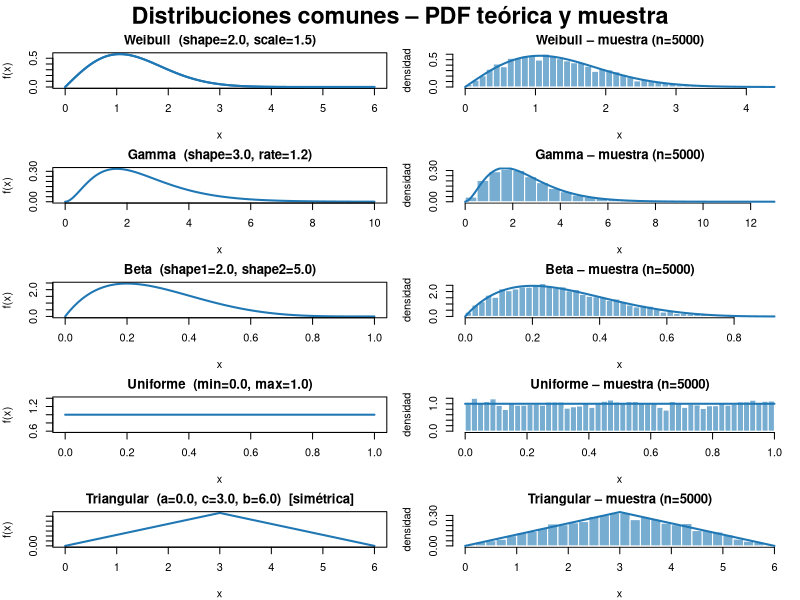
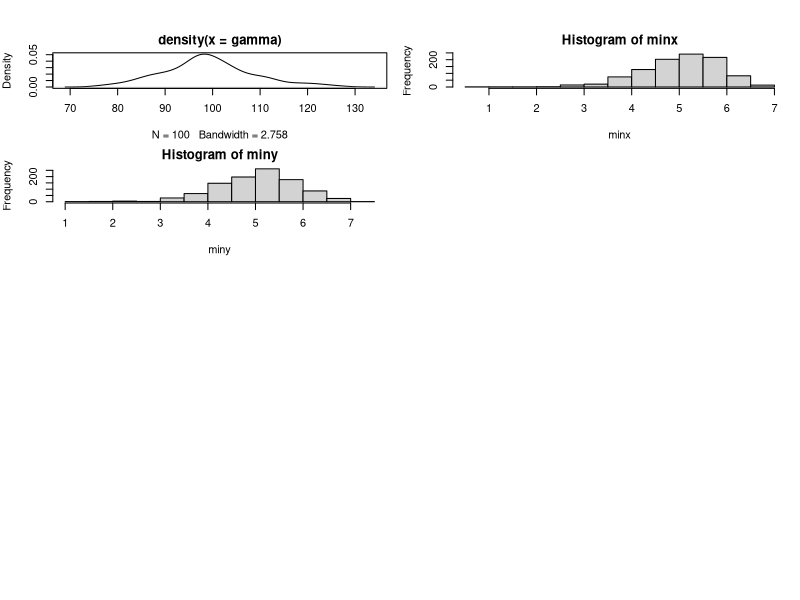

Recreate these plots in R, in order.










set.seed(10)
m1<-rnorm(40,10,2)
m2<-rnorm(37,10,2)
m3<-rnorm(42,11,5)
t.test(m1,m2,alternative = "two.sided", conflevel = 0.9)

#para  ANOVA
datos <- data.frame(valor = c(m1, m2, m3), grupo = factor(rep(c("m1", "m2", "m3"),  times = c(length(m1), length(m2), length(m3)))))


modelo <- aov(valor ~ grupo, data = datos)
summary(modelo)

#Comparacion 1 a 1
TukeyHSD(modelo)

#lsd
pairwise.t.test(datos$valor, datos$grupo, p.adjust.method = "none")

#clase 3 creo
1- pbinom(6,10,0.5)

1- pbinom(7,10,0.5)

1- pbinom(8,10,0.5)

# ============================================================
# Distribuciones: Weibull, Gamma, Beta, Uniforme, Triangular
# ============================================================

set.seed(42)
par(mfrow = c(5, 2),            # 5 filas, 2 columnas: PDF | Histograma
    mar = c(4, 4, 2, 1),
    oma = c(0, 0, 2, 0))         # margen exterior para el título
col_curve <- "#1f77b4"
col_hist  <- "#1f77b4"

# ---------- 1. WEIBULL ----------
shape_w <- 2; scale_w <- 1.5
x_w <- seq(0, 6, length.out = 400)
y_w <- dweibull(x_w, shape = shape_w, scale = scale_w)
samp_w <- rweibull(5000, shape = shape_w, scale = scale_w)

plot(x_w, y_w, type = "l", lwd = 2, col = col_curve,
     main = sprintf("Weibull  (shape=%.1f, scale=%.1f)", shape_w, scale_w),
     xlab = "x", ylab = "f(x)")
curve(dweibull(x, shape_w, scale_w), add = TRUE, lwd = 2, col = col_curve)
hist(samp_w, breaks = 40, freq = FALSE, col = adjustcolor(col_hist, 0.6),
     border = "white", main = "Weibull – muestra (n=5000)",
     xlab = "x", ylab = "densidad")
curve(dweibull(x, shape_w, scale_w), add = TRUE, lwd = 2, col = col_curve)

# ---------- 2. GAMMA ----------
shape_g <- 3; rate_g <- 1.2
x_g <- seq(0, 10, length.out = 400)
y_g <- dgamma(x_g, shape = shape_g, rate = rate_g)
samp_g <- rgamma(5000, shape = shape_g, rate = rate_g)

plot(x_g, y_g, type = "l", lwd = 2, col = col_curve,
     main = sprintf("Gamma  (shape=%.1f, rate=%.1f)", shape_g, rate_g),
     xlab = "x", ylab = "f(x)")
hist(samp_g, breaks = 40, freq = FALSE, col = adjustcolor(col_hist, 0.6),
     border = "white", main = "Gamma – muestra (n=5000)",
     xlab = "x", ylab = "densidad")
curve(dgamma(x, shape_g, rate_g), add = TRUE, lwd = 2, col = col_curve)

# ---------- 3. BETA ----------
a_b <- 2; b_b <- 5
x_b <- seq(0, 1, length.out = 400)
y_b <- dbeta(x_b, a_b, b_b)
samp_b <- rbeta(5000, a_b, b_b)

plot(x_b, y_b, type = "l", lwd = 2, col = col_curve,
     main = sprintf("Beta  (shape1=%.1f, shape2=%.1f)", a_b, b_b),
     xlab = "x", ylab = "f(x)")
hist(samp_b, breaks = 40, freq = FALSE, col = adjustcolor(col_hist, 0.6),
     border = "white", main = "Beta – muestra (n=5000)",
     xlab = "x", ylab = "densidad")
curve(dbeta(x, a_b, b_b), add = TRUE, lwd = 2, col = col_curve)

# ---------- 4. UNIFORME ----------
min_u <- 0; max_u <- 1
x_u <- seq(min_u, max_u, length.out = 400)
y_u <- dunif(x_u, min_u, max_u)
samp_u <- runif(5000, min_u, max_u)

plot(x_u, y_u, type = "l", lwd = 2, col = col_curve,
     main = sprintf("Uniforme  (min=%.1f, max=%.1f)", min_u, max_u),
     xlab = "x", ylab = "f(x)")
hist(samp_u, breaks = 40, freq = FALSE, col = adjustcolor(col_hist, 0.6),
     border = "white", main = "Uniforme – muestra (n=5000)",
     xlab = "x", ylab = "densidad")
curve(dunif(x, min_u, max_u), add = TRUE, lwd = 2, col = col_curve)

# ---------- 5. TRIANGULAR (simétrica) ----------
# triangular simétrica: left = a, mode = c, right = b  con c = (a+b)/2
a_t <- 0; b_t <- 6; c_t <- (a_t + b_t) / 2
# función de densidad triangular
dtri  <- function(x, a, c, b) ifelse(x < a | x > b, 0,
                                ifelse(x <= c, 2*(x-a)/((b-a)*(c-a)),
                                              2*(b-x)/((b-a)*(b-c))))
x_t <- seq(a_t, b_t, length.out = 400)
y_t <- dtri(x_t, a_t, c_t, b_t)
# muestreo: inversión de la CDF
rtri <- function(n, a, c, b) {
  u <- runif(n)
  # CDF inversa por tramos
  ifelse(u < (c-a)/(b-a),
         a + sqrt(u * (b-a)*(c-a)),
         b - sqrt((1-u) * (b-a)*(b-c)))
}
samp_t <- rtri(5000, a_t, c_t, b_t)

plot(x_t, y_t, type = "l", lwd = 2, col = col_curve,
     main = sprintf("Triangular  (a=%.1f, c=%.1f, b=%.1f)  [simétrica]", a_t, c_t, b_t),
     xlab = "x", ylab = "f(x)")
hist(samp_t, breaks = 40, freq = FALSE, col = adjustcolor(col_hist, 0.6),
     border = "white", main = "Triangular – muestra (n=5000)",
     xlab = "x", ylab = "densidad")
curve(dtri(x, a_t, c_t, b_t), add = TRUE, lwd = 2, col = col_curve)

mtext("Distribuciones comunes – PDF teórica y muestra", outer = TRUE, cex = 1.4, font = 2)



# ============================================================
# Test de simetría para una muestra
# ============================================================

simetria_test <- function(x, B = 5000, conf = 0.95) {
  x <- x[is.finite(x)]
  n <- length(x)
  
  cat("========================================\n")
  cat(sprintf("  Test de simetría  (n = %d)\n", n))
  cat("========================================\n\n")
  
  # -------- 1) Coeficiente de asimetría (skewness) --------
  m  <- mean(x)
  s  <- sd(x)
  m3 <- mean((x - m)^3)
  g1 <- m3 / s^3                          # skewness de Fisher
  se_g1 <- sqrt(6 * n * (n - 1) / ((n - 2) * (n + 1) * (n + 3)))
  z_g1  <- g1 / se_g1
  p_g1  <- 2 * pnorm(-abs(z_g1))          # prueba bilateral H0: g1 = 0
  
  cat("1) SKEWNESS (asimetría de Fisher)\n")
  cat(sprintf("   g1 = %.4f   |   SE = %.4f   |   z = %.3f   |   p = %.4f\n\n",
              g1, se_g1, z_g1, p_g1))
  
  # -------- 2) Wilcoxon signed-rank (H0: mediana = 0) --------
  #    Si la distribución es simétrica alrededor de la mediana,
  #    los rangos con signo deberían equilibrarse.
  xc <- x - median(x)                      # centrar en la mediana
  w  <- suppressWarnings(wilcox.test(xc, mu = 0, exact = FALSE))
  
  cat("2) WILCOXON SIGNED-RANK (centrado en la mediana)\n")
  cat(sprintf("   W = %.0f   |   p = %.4f\n\n", w$statistic, w$p.value))
  
  # -------- 3) Bootstrap: compara con su distribución espejo --------
  #    Estadístico: S = sum |xi - mediana|
  #    H0: x y su espejo (2*mediana - x) vienen de la misma dist.
  centro <- median(x)
  S_obs  <- sum(abs(x - centro))
  S_boot <- replicate(B, {
    # mezclar los signos preservando las magnitudes
    xs <- sample(c(-1, 1), n, replace = TRUE) * abs(x - centro)
    sum(abs(xs))
  })
  p_boot <- mean(S_boot >= S_obs)          # unilateral derecha
  
  cat(sprintf("3) BOOTSTRAP ESPEJO  (B = %d)\n", B))
  cat(sprintf("   S_obs = %.3f   |   p = %.4f\n\n", S_obs, p_boot))
  
  # -------- Veredicto --------
  alpha <- 1 - conf
  signif <- ifelse(p_g1 < alpha | p_boot < alpha, "NO simétrica", "simétrica")
  cat(sprintf(">> Conclusión al %.0f%%: la muestra parece %s.\n",
              conf*100, signif))
  
  invisible(list(skewness = g1, p_skewness = p_g1,
                 wilcoxon  = w$p.value,
                 p_bootstrap = p_boot))
}

# ============================================================
# Ejemplos
# ============================================================
set.seed(42)

# 1) Muestra claramente asimétrica (exponencial)
x_asim <- rexp(800, rate = 1)
simetria_test(x_asim)

# 2) Muestra simétrica (normal)
x_sim <- rnorm(800)
simetria_test(x_sim)

# 3) Tu propio vector:

gamma<-rgamma(100,100,1)
 simetria_test(gamma)
plot(density(gamma))


library(tidyverse)

set.seed(2026)

df <- tibble(
  fecha = seq.Date(from = as.Date("2025-01-01"), by = "day", length.out = 60),
  region = sample(c("Norte", "Sur", "Centro", "Este", "Oeste"), 60, replace = TRUE),
  categoria = sample(c("Tecnología", "Hogar", "Salud", "Moda", "Deportes"), 60, replace = TRUE),
  edad = sample(18:68, 60, replace = TRUE),
  ingreso_mensual = round(rnorm(60, mean = 3200, sd = 900), 0),
  compras_mes = sample(0:9, 60, replace = TRUE),
  gasto_total = round(ingreso_mensual * (0.08 + compras_mes * 0.045) + rnorm(60, mean = 0, sd = 180), 0),
  cliente_frecuente = if_else(compras_mes >= 5 & region %in% c("Norte", "Centro"), TRUE, FALSE),
  score_satisfaccion = sample(1:5, 60, replace = TRUE),
  canal = sample(c("Web", "App", "Tiendas", "WhatsApp"), 60, replace = TRUE)
)

df
set.seed(8)
x<-rnorm(100,10,2)
y<-rnorm(100,10,2)
 
shapiro.test(x)
shapiro.test(y)

minx<-numeric(1000)
miny<-numeric(1000)
for(i in 1:1000){
  set.seed(i)
  x<-rnorm(100,10,2)
  y<-rnorm(100,10,2)
  minx[i]<-min(x)
  miny[i]<-min(y)
}
hist(minx)
hist(miny)

shapiro.test(minx)
shapiro.test(miny)
